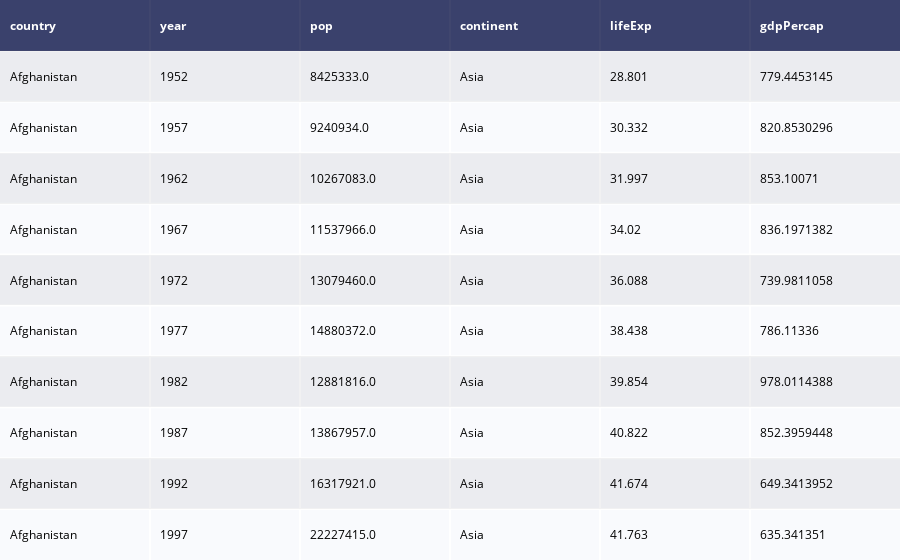

Notebook code cell kept with this figure:
### Markdown cell above
https://plotly.com/python/ipython-notebook-tutorial/

### Code cell
import plotly.offline as py
from chart_studio.grid_objs import Grid, Column
#from plotly.tools import FigureFactory as FF
from plotly import figure_factory as FF

# chart_studio is for online mode only
# import chart_studio.plotly as py
# from chart_studio.grid_objs import Grid, Column
# import plotly.figure_factory as FF

import pandas as pd
import time
import pickle

filename_pickle='dataset.pkl'
try:
    dataset=pd.read_pickle(filename_pickle)
except FileNotFoundError: 
    url = 'https://raw.githubusercontent.com/plotly/datasets/master/gapminderDataFiveYear.csv'
    dataset = pd.read_csv(url)
    dataset.to_pickle(filename_pickle)

table = FF.create_table(dataset.head(10))
py.iplot(table, filename='animations-gapminder-data-preview')

### Figure 1 — Plotly figure (JSON) as saved in the notebook; plotly's stock layout.template omitted (floating-point values rounded to 4 significant figures)
{"data": [{"colorscale": [[0, "#00083e"], [0.5, "#ededee"], [1, "#ffffff"]], "hoverinfo": "none", "opacity": 0.75, "showscale": false, "type": "heatmap", "z": [[0, 0, 0, 0, 0, 0], [0.5, 0.5, 0.5, 0.5, 0.5, 0.5], [1, 1, 1, 1, 1, 1], [0.5, 0.5, 0.5, 0.5, 0.5, 0.5], [1, 1, 1, 1, 1, 1], [0.5, 0.5, 0.5, 0.5, 0.5, 0.5], [1, 1, 1, 1, 1, 1], [0.5, 0.5, 0.5, 0.5, 0.5, 0.5], [1, 1, 1, 1, 1, 1], [0.5, 0.5, 0.5, 0.5, 0.5, 0.5], [1, 1, 1, 1, 1, 1]]}], "layout": {"annotations": [{"align": "left", "font": {"color": "#ffffff"}, "showarrow": false, "text": "<b>country</b>", "x": -0.45, "xanchor": "left", "xref": "x", "y": 0, "yref": "y"}, {"align": "left", "font": {"color": "#ffffff"}, "showarrow": false, "text": "<b>year</b>", "x": 0.55, "xanchor": "left", "xref": "x", "y": 0, "yref": "y"}, {"align": "left", "font": {"color": "#ffffff"}, "showarrow": false, "text": "<b>pop</b>", "x": 1.55, "xanchor": "left", "xref": "x", "y": 0, "yref": "y"}, {"align": "left", "font": {"color": "#ffffff"}, "showarrow": false, "text": "<b>continent</b>", "x": 2.55, "xanchor": "left", "xref": "x", "y": 0, "yref": "y"}, {"align": "left", "font": {"color": "#ffffff"}, "showarrow": false, "text": "<b>lifeExp</b>", "x": 3.55, "xanchor": "left", "xref": "x", "y": 0, "yref": "y"}, {"align": "left", "font": {"color": "#ffffff"}, "showarrow": false, "text": "<b>gdpPercap</b>", "x": 4.55, "xanchor": "left", "xref": "x", "y": 0, "yref": "y"}, {"align": "left", "font": {"color": "#000000"}, "showarrow": false, "text": "Afghanistan", "x": -0.45, "xanchor": "left", "xref": "x", "y": 1, "yref": "y"}, {"align": "left", "font": {"color": "#000000"}, "showarrow": false, "text": "1952", "x": 0.55, "xanchor": "left", "xref": "x", "y": 1, "yref": "y"}, {"align": "left", "font": {"color": "#000000"}, "showarrow": false, "text": "8425333.0", "x": 1.55, "xanchor": "left", "xref": "x", "y": 1, "yref": "y"}, {"align": "left", "font": {"color": "#000000"}, "showarrow": false, "text": "Asia", "x": 2.55, "xanchor": "left", "xref": "x", "y": 1, "yref": "y"}, {"align": "left", "font": {"color": "#000000"}, "showarrow": false, "text": "28.801", "x": 3.55, "xanchor": "left", "xref": "x", "y": 1, "yref": "y"}, {"align": "left", "font": {"color": "#000000"}, "showarrow": false, "text": "779.4453145", "x": 4.55, "xanchor": "left", "xref": "x", "y": 1, "yref": "y"}, {"align": "left", "font": {"color": "#000000"}, "showarrow": false, "text": "Afghanistan", "x": -0.45, "xanchor": "left", "xref": "x", "y": 2, "yref": "y"}, {"align": "left", "font": {"color": "#000000"}, "showarrow": false, "text": "1957", "x": 0.55, "xanchor": "left", "xref": "x", "y": 2, "yref": "y"}, {"align": "left", "font": {"color": "#000000"}, "showarrow": false, "text": "9240934.0", "x": 1.55, "xanchor": "left", "xref": "x", "y": 2, "yref": "y"}, {"align": "left", "font": {"color": "#000000"}, "showarrow": false, "text": "Asia", "x": 2.55, "xanchor": "left", "xref": "x", "y": 2, "yref": "y"}, {"align": "left", "font": {"color": "#000000"}, "showarrow": false, "text": "30.332", "x": 3.55, "xanchor": "left", "xref": "x", "y": 2, "yref": "y"}, {"align": "left", "font": {"color": "#000000"}, "showarrow": false, "text": "820.8530296", "x": 4.55, "xanchor": "left", "xref": "x", "y": 2, "yref": "y"}, {"align": "left", "font": {"color": "#000000"}, "showarrow": false, "text": "Afghanistan", "x": -0.45, "xanchor": "left", "xref": "x", "y": 3, "yref": "y"}, {"align": "left", "font": {"color": "#000000"}, "showarrow": false, "text": "1962", "x": 0.55, "xanchor": "left", "xref": "x", "y": 3, "yref": "y"}, {"align": "left", "font": {"color": "#000000"}, "showarrow": false, "text": "10267083.0", "x": 1.55, "xanchor": "left", "xref": "x", "y": 3, "yref": "y"}, {"align": "left", "font": {"color": "#000000"}, "showarrow": false, "text": "Asia", "x": 2.55, "xanchor": "left", "xref": "x", "y": 3, "yref": "y"}, {"align": "left", "font": {"color": "#000000"}, "showarrow": false, "text": "31.997", "x": 3.55, "xanchor": "left", "xref": "x", "y": 3, "yref": "y"}, {"align": "left", "font": {"color": "#000000"}, "showarrow": false, "text": "853.10071", "x": 4.55, "xanchor": "left", "xref": "x", "y": 3, "yref": "y"}, {"align": "left", "font": {"color": "#000000"}, "showarrow": false, "text": "Afghanistan", "x": -0.45, "xanchor": "left", "xref": "x", "y": 4, "yref": "y"}, {"align": "left", "font": {"color": "#000000"}, "showarrow": false, "text": "1967", "x": 0.55, "xanchor": "left", "xref": "x", "y": 4, "yref": "y"}, {"align": "left", "font": {"color": "#000000"}, "showarrow": false, "text": "11537966.0", "x": 1.55, "xanchor": "left", "xref": "x", "y": 4, "yref": "y"}, {"align": "left", "font": {"color": "#000000"}, "showarrow": false, "text": "Asia", "x": 2.55, "xanchor": "left", "xref": "x", "y": 4, "yref": "y"}, {"align": "left", "font": {"color": "#000000"}, "showarrow": false, "text": "34.02", "x": 3.55, "xanchor": "left", "xref": "x", "y": 4, "yref": "y"}, {"align": "left", "font": {"color": "#000000"}, "showarrow": false, "text": "836.1971382", "x": 4.55, "xanchor": "left", "xref": "x", "y": 4, "yref": "y"}, {"align": "left", "font": {"color": "#000000"}, "showarrow": false, "text": "Afghanistan", "x": -0.45, "xanchor": "left", "xref": "x", "y": 5, "yref": "y"}, {"align": "left", "font": {"color": "#000000"}, "showarrow": false, "text": "1972", "x": 0.55, "xanchor": "left", "xref": "x", "y": 5, "yref": "y"}, {"align": "left", "font": {"color": "#000000"}, "showarrow": false, "text": "13079460.0", "x": 1.55, "xanchor": "left", "xref": "x", "y": 5, "yref": "y"}, {"align": "left", "font": {"color": "#000000"}, "showarrow": false, "text": "Asia", "x": 2.55, "xanchor": "left", "xref": "x", "y": 5, "yref": "y"}, {"align": "left", "font": {"color": "#000000"}, "showarrow": false, "text": "36.088", "x": 3.55, "xanchor": "left", "xref": "x", "y": 5, "yref": "y"}, {"align": "left", "font": {"color": "#000000"}, "showarrow": false, "text": "739.9811058", "x": 4.55, "xanchor": "left", "xref": "x", "y": 5, "yref": "y"}, {"align": "left", "font": {"color": "#000000"}, "showarrow": false, "text": "Afghanistan", "x": -0.45, "xanchor": "left", "xref": "x", "y": 6, "yref": "y"}, {"align": "left", "font": {"color": "#000000"}, "showarrow": false, "text": "1977", "x": 0.55, "xanchor": "left", "xref": "x", "y": 6, "yref": "y"}, {"align": "left", "font": {"color": "#000000"}, "showarrow": false, "text": "14880372.0", "x": 1.55, "xanchor": "left", "xref": "x", "y": 6, "yref": "y"}, {"align": "left", "font": {"color": "#000000"}, "showarrow": false, "text": "Asia", "x": 2.55, "xanchor": "left", "xref": "x", "y": 6, "yref": "y"}, {"align": "left", "font": {"color": "#000000"}, "showarrow": false, "text": "38.438", "x": 3.55, "xanchor": "left", "xref": "x", "y": 6, "yref": "y"}, {"align": "left", "font": {"color": "#000000"}, "showarrow": false, "text": "786.11336", "x": 4.55, "xanchor": "left", "xref": "x", "y": 6, "yref": "y"}, {"align": "left", "font": {"color": "#000000"}, "showarrow": false, "text": "Afghanistan", "x": -0.45, "xanchor": "left", "xref": "x", "y": 7, "yref": "y"}, {"align": "left", "font": {"color": "#000000"}, "showarrow": false, "text": "1982", "x": 0.55, "xanchor": "left", "xref": "x", "y": 7, "yref": "y"}, {"align": "left", "font": {"color": "#000000"}, "showarrow": false, "text": "12881816.0", "x": 1.55, "xanchor": "left", "xref": "x", "y": 7, "yref": "y"}, {"align": "left", "font": {"color": "#000000"}, "showarrow": false, "text": "Asia", "x": 2.55, "xanchor": "left", "xref": "x", "y": 7, "yref": "y"}, {"align": "left", "font": {"color": "#000000"}, "showarrow": false, "text": "39.854", "x": 3.55, "xanchor": "left", "xref": "x", "y": 7, "yref": "y"}, {"align": "left", "font": {"color": "#000000"}, "showarrow": false, "text": "978.0114388", "x": 4.55, "xanchor": "left", "xref": "x", "y": 7, "yref": "y"}, {"align": "left", "font": {"color": "#000000"}, "showarrow": false, "text": "Afghanistan", "x": -0.45, "xanchor": "left", "xref": "x", "y": 8, "yref": "y"}, {"align": "left", "font": {"color": "#000000"}, "showarrow": false, "text": "1987", "x": 0.55, "xanchor": "left", "xref": "x", "y": 8, "yref": "y"}, {"align": "left", "font": {"color": "#000000"}, "showarrow": false, "text": "13867957.0", "x": 1.55, "xanchor": "left", "xref": "x", "y": 8, "yref": "y"}, {"align": "left", "font": {"color": "#000000"}, "showarrow": false, "text": "Asia", "x": 2.55, "xanchor": "left", "xref": "x", "y": 8, "yref": "y"}, {"align": "left", "font": {"color": "#000000"}, "showarrow": false, "text": "40.822", "x": 3.55, "xanchor": "left", "xref": "x", "y": 8, "yref": "y"}, {"align": "left", "font": {"color": "#000000"}, "showarrow": false, "text": "852.3959448", "x": 4.55, "xanchor": "left", "xref": "x", "y": 8, "yref": "y"}, {"align": "left", "font": {"color": "#000000"}, "showarrow": false, "text": "Afghanistan", "x": -0.45, "xanchor": "left", "xref": "x", "y": 9, "yref": "y"}, {"align": "left", "font": {"color": "#000000"}, "showarrow": false, "text": "1992", "x": 0.55, "xanchor": "left", "xref": "x", "y": 9, "yref": "y"}, {"align": "left", "font": {"color": "#000000"}, "showarrow": false, "text": "16317921.0", "x": 1.55, "xanchor": "left", "xref": "x", "y": 9, "yref": "y"}, {"align": "left", "font": {"color": "#000000"}, "showarrow": false, "text": "Asia", "x": 2.55, "xanchor": "left", "xref": "x", "y": 9, "yref": "y"}, {"align": "left", "font": {"color": "#000000"}, "showarrow": false, "text": "41.674", "x": 3.55, "xanchor": "left", "xref": "x", "y": 9, "yref": "y"}, {"align": "left", "font": {"color": "#000000"}, "showarrow": false, "text": "649.3413952", "x": 4.55, "xanchor": "left", "xref": "x", "y": 9, "yref": "y"}, {"align": "left", "font": {"color": "#000000"}, "showarrow": false, "text": "Afghanistan", "x": -0.45, "xanchor": "left", "xref": "x", "y": 10, "yref": "y"}, {"align": "left", "font": {"color": "#000000"}, "showarrow": false, "text": "1997", "x": 0.55, "xanchor": "left", "xref": "x", "y": 10, "yref": "y"}, {"align": "left", "font": {"color": "#000000"}, "showarrow": false, "text": "22227415.0", "x": 1.55, "xanchor": "left", "xref": "x", "y": 10, "yref": "y"}, {"align": "left", "font": {"color": "#000000"}, "showarrow": false, "text": "Asia", "x": 2.55, "xanchor": "left", "xref": "x", "y": 10, "yref": "y"}, {"align": "left", "font": {"color": "#000000"}, "showarrow": false, "text": "41.763", "x": 3.55, "xanchor": "left", "xref": "x", "y": 10, "yref": "y"}, {"align": "left", "font": {"color": "#000000"}, "showarrow": false, "text": "635.341351", "x": 4.55, "xanchor": "left", "xref": "x", "y": 10, "yref": "y"}], "autosize": true, "margin": {"b": 0, "l": 0, "r": 0, "t": 0}, "xaxis": {"autorange": true, "dtick": 1, "gridwidth": 2, "range": [-0.5, 5.5], "showticklabels": false, "tick0": -0.5, "ticks": "", "zeroline": false}, "yaxis": {"autorange": true, "dtick": 1, "gridwidth": 2, "range": [10.5, -0.5], "showticklabels": false, "tick0": 0.5, "ticks": "", "zeroline": false}}}
